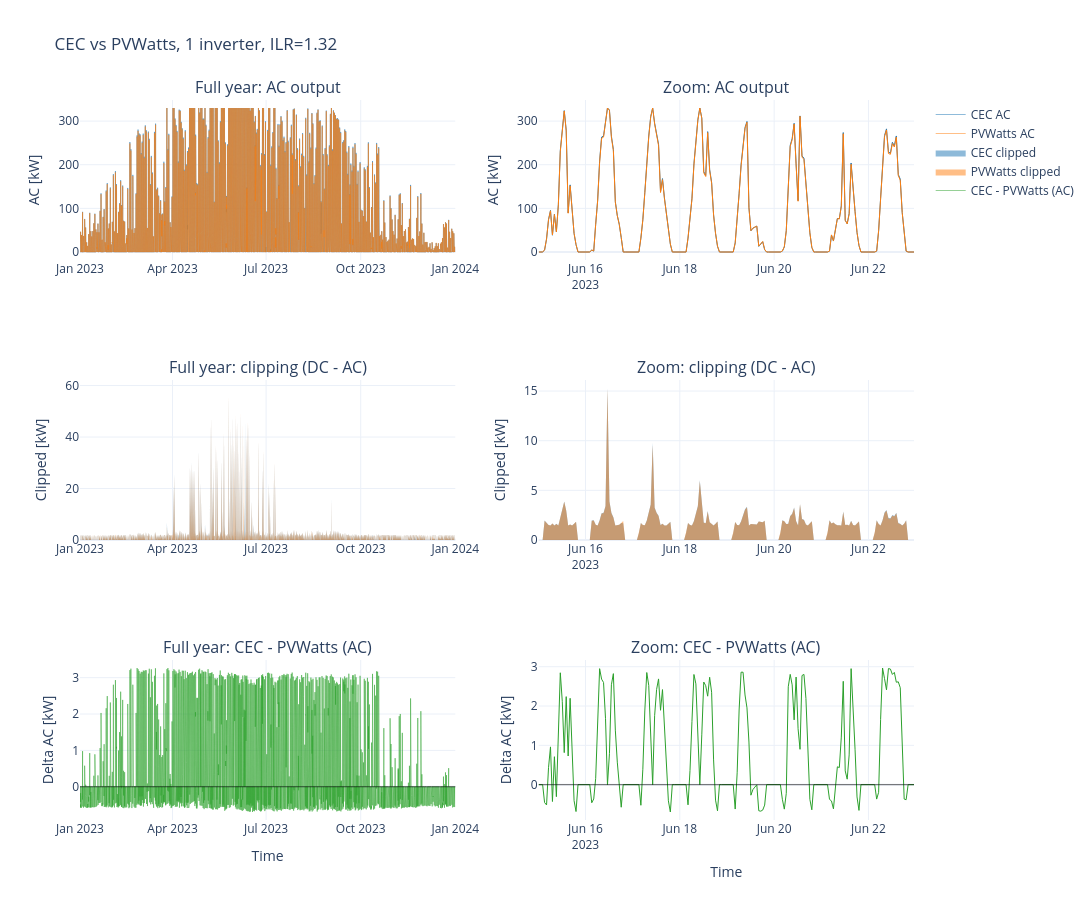

Source (notebook cell):
### Markdown cell above
Check whether the apparently bad fit of the cec parameters means anything by comparing output to the simpler PVWatts model

### Code cell
# PVWatts module parameters
module_params_pvwatts = {
    "pdc0": module["pdc0"],
    "gamma_pdc": module["gamma_pdc"],
}

# PVWatts inverter parameters
inverter_parameters = {
    "pdc0": inverter["pac0"] / inverter["eta_inv_nom"],
    "eta_inv_nom": inverter["eta_inv_nom"],
}

# Faiman temperature model
temperature_model_parameters = {"u0": 25.0, "u1": 6.84}

system = PVSystem(
    surface_tilt=best_tilt,
    surface_azimuth=best_az,
    module_parameters=module_params_pvwatts,
    inverter_parameters=inverter_parameters,
    temperature_model_parameters=temperature_model_parameters,
    modules_per_string=n_s,
    strings_per_inverter=n_p,
)

location = Location(lat, lon, tz="UTC")

mc_pvwatts = ModelChain(
    system, location,
    aoi_model="no_loss",
    spectral_model="no_loss",
    dc_model="pvwatts",
    ac_model="pvwatts",
    temperature_model="faiman",
    losses_model="pvwatts",
)

with np.errstate(invalid="ignore", divide="ignore"):
    mc_pvwatts.run_model_from_effective_irradiance(
        pd.DataFrame({
            "effective_irradiance": effective_irradiance,
            "poa_global": poa_best["poa_global"].clip(lower=0),
            "temp_air": weather["temp_air"],
            "wind_speed": weather["wind_speed"],
        })
    )

# One inverter block
dc_block = mc_pvwatts.results.dc.clip(lower=0)
ac_block = mc_pvwatts.results.ac.clip(lower=0)

# Scale to plant
p_dc_block = n_s * n_p * module["pdc0"]
n_inverters = max(1, int(round((ilr * inverter["pac0"]) / p_dc_block)))

dc_plant_pvwatts = n_inverters * dc_block
ac_plant_pvwatts = n_inverters * ac_block

cec_dc = dc_plant.copy()
cec_ac = ac_plant.copy()
pw_dc  = dc_plant_pvwatts.copy()
pw_ac  = ac_plant_pvwatts.copy()

summary = pd.DataFrame({
    "Model": ["CEC", "PVWatts"],
    "Annual DC [MWh]": [cec_dc.sum()/1e6, pw_dc.sum()/1e6],
    "Annual AC [MWh]": [cec_ac.sum()/1e6, pw_ac.sum()/1e6],
    "Clipped [MWh]": [
        (cec_dc - cec_ac).clip(lower=0).sum()/1e6,
        (pw_dc  - pw_ac ).clip(lower=0).sum()/1e6,
    ],
    "Max DC [MW]": [cec_dc.max()/1e6, pw_dc.max()/1e6],
    "Max AC [MW]": [cec_ac.max()/1e6, pw_ac.max()/1e6],
})
print(summary.round(2).to_string(index=False))

diff_ac = (cec_ac - pw_ac) / 1e3   # kW
z0, z1 = "2023-06-15", "2023-06-22"

fig = make_subplots(
    rows=3, cols=2,
    subplot_titles=(
        "Full year: AC output", "Zoom: AC output",
        "Full year: clipping (DC - AC)", "Zoom: clipping (DC - AC)",
        "Full year: CEC - PVWatts (AC)", "Zoom: CEC - PVWatts (AC)",
    ),
)

# Row 1: AC in kW
fig.add_trace(go.Scatter(x=cec_ac.index, y=cec_ac/1e3, name="CEC AC",
                         line=dict(width=0.5, color="#1f77b4")), row=1, col=1)
fig.add_trace(go.Scatter(x=pw_ac.index, y=pw_ac/1e3, name="PVWatts AC",
                         line=dict(width=0.5, color="#ff7f0e")), row=1, col=1)
fig.add_trace(go.Scatter(x=cec_ac.loc[z0:z1].index, y=cec_ac.loc[z0:z1]/1e3, name="CEC AC (zoom)",
                         line=dict(width=1.0, color="#1f77b4"), showlegend=False), row=1, col=2)
fig.add_trace(go.Scatter(x=pw_ac.loc[z0:z1].index, y=pw_ac.loc[z0:z1]/1e3, name="PVWatts AC (zoom)",
                         line=dict(width=1.0, color="#ff7f0e"), showlegend=False), row=1, col=2)

# Row 2: clipping in kW
cec_clip = (cec_dc - cec_ac).clip(lower=0) / 1e3
pw_clip  = (pw_dc  - pw_ac ).clip(lower=0) / 1e3
fig.add_trace(go.Scatter(x=cec_clip.index, y=cec_clip, name="CEC clipped",
                         fill="tozeroy", line=dict(width=0, color="rgba(31,119,180,0.4)")), row=2, col=1)
fig.add_trace(go.Scatter(x=pw_clip.index, y=pw_clip, name="PVWatts clipped",
                         fill="tozeroy", line=dict(width=0, color="rgba(255,127,14,0.4)")), row=2, col=1)
fig.add_trace(go.Scatter(x=cec_clip.loc[z0:z1].index, y=cec_clip.loc[z0:z1], name="CEC clipped (zoom)",
                         fill="tozeroy", line=dict(width=0, color="rgba(31,119,180,0.4)"), showlegend=False), row=2, col=2)
fig.add_trace(go.Scatter(x=pw_clip.loc[z0:z1].index, y=pw_clip.loc[z0:z1], name="PVWatts clipped (zoom)",
                         fill="tozeroy", line=dict(width=0, color="rgba(255,127,14,0.4)"), showlegend=False), row=2, col=2)

# Row 3: delta AC in kW
fig.add_trace(go.Scatter(x=diff_ac.index, y=diff_ac, name="CEC - PVWatts (AC)",
                         line=dict(width=0.5, color="#2ca02c")), row=3, col=1)
fig.add_hline(y=0, line=dict(color="black", width=0.6), row=3, col=1)
fig.add_trace(go.Scatter(x=diff_ac.loc[z0:z1].index, y=diff_ac.loc[z0:z1], name="CEC - PVWatts (AC, zoom)",
                         line=dict(width=1.0, color="#2ca02c"), showlegend=False), row=3, col=2)
fig.add_hline(y=0, line=dict(color="black", width=0.6), row=3, col=2)

for c in range(1, 3):
    fig.update_yaxes(title_text="AC [kW]", row=1, col=c)
    fig.update_yaxes(title_text="Clipped [kW]", row=2, col=c)
    fig.update_yaxes(title_text="Delta AC [kW]", row=3, col=c)
    fig.update_xaxes(title_text="Time", row=3, col=c)

fig.update_layout(height=900, width=1400, hovermode="x unified",
                  template="plotly_white",
                  title_text=f"CEC vs PVWatts, {n_inverters} inverter, ILR={ilr_actual:.2f}")
fig.show()

### Figure 1 — Plotly figure (JSON) as saved in the notebook; plotly's stock layout.template omitted (floating-point values rounded to 4 significant figures; data arrays with more than 128 entries replaced by an {"elided": "..."} marker saying what was removed)
{"data": [{"line": {"color": "#1f77b4", "width": 0.5}, "name": "CEC AC", "type": "scatter", "x": {"elided": "8760 str values"}, "xaxis": "x", "y": {"elided": "8760 float values"}, "yaxis": "y"}, {"line": {"color": "#ff7f0e", "width": 0.5}, "name": "PVWatts AC", "type": "scatter", "x": {"elided": "8760 str values"}, "xaxis": "x", "y": {"elided": "8760 float values"}, "yaxis": "y"}, {"line": {"color": "#1f77b4", "width": 1}, "name": "CEC AC (zoom)", "showlegend": false, "type": "scatter", "x": {"elided": "192 str values"}, "xaxis": "x2", "y": {"elided": "192 float values"}, "yaxis": "y2"}, {"line": {"color": "#ff7f0e", "width": 1}, "name": "PVWatts AC (zoom)", "showlegend": false, "type": "scatter", "x": {"elided": "192 str values"}, "xaxis": "x2", "y": {"elided": "192 float values"}, "yaxis": "y2"}, {"fill": "tozeroy", "line": {"color": "rgba(31,119,180,0.4)", "width": 0}, "name": "CEC clipped", "type": "scatter", "x": {"elided": "8760 str values"}, "xaxis": "x3", "y": {"elided": "8760 float values"}, "yaxis": "y3"}, {"fill": "tozeroy", "line": {"color": "rgba(255,127,14,0.4)", "width": 0}, "name": "PVWatts clipped", "type": "scatter", "x": {"elided": "8760 str values"}, "xaxis": "x3", "y": {"elided": "8760 float values"}, "yaxis": "y3"}, {"fill": "tozeroy", "line": {"color": "rgba(31,119,180,0.4)", "width": 0}, "name": "CEC clipped (zoom)", "showlegend": false, "type": "scatter", "x": {"elided": "192 str values"}, "xaxis": "x4", "y": {"elided": "192 float values"}, "yaxis": "y4"}, {"fill": "tozeroy", "line": {"color": "rgba(255,127,14,0.4)", "width": 0}, "name": "PVWatts clipped (zoom)", "showlegend": false, "type": "scatter", "x": {"elided": "192 str values"}, "xaxis": "x4", "y": {"elided": "192 float values"}, "yaxis": "y4"}, {"line": {"color": "#2ca02c", "width": 0.5}, "name": "CEC - PVWatts (AC)", "type": "scatter", "x": {"elided": "8760 str values"}, "xaxis": "x5", "y": {"elided": "8760 float values"}, "yaxis": "y5"}, {"line": {"color": "#2ca02c", "width": 1}, "name": "CEC - PVWatts (AC, zoom)", "showlegend": false, "type": "scatter", "x": {"elided": "192 str values"}, "xaxis": "x6", "y": {"elided": "192 float values"}, "yaxis": "y6"}], "layout": {"annotations": [{"font": {"size": 16}, "showarrow": false, "text": "Full year: AC output", "x": 0.225, "xanchor": "center", "xref": "paper", "y": 1, "yanchor": "bottom", "yref": "paper"}, {"font": {"size": 16}, "showarrow": false, "text": "Zoom: AC output", "x": 0.775, "xanchor": "center", "xref": "paper", "y": 1, "yanchor": "bottom", "yref": "paper"}, {"font": {"size": 16}, "showarrow": false, "text": "Full year: clipping (DC - AC)", "x": 0.225, "xanchor": "center", "xref": "paper", "y": 0.6111, "yanchor": "bottom", "yref": "paper"}, {"font": {"size": 16}, "showarrow": false, "text": "Zoom: clipping (DC - AC)", "x": 0.775, "xanchor": "center", "xref": "paper", "y": 0.6111, "yanchor": "bottom", "yref": "paper"}, {"font": {"size": 16}, "showarrow": false, "text": "Full year: CEC - PVWatts (AC)", "x": 0.225, "xanchor": "center", "xref": "paper", "y": 0.2222, "yanchor": "bottom", "yref": "paper"}, {"font": {"size": 16}, "showarrow": false, "text": "Zoom: CEC - PVWatts (AC)", "x": 0.775, "xanchor": "center", "xref": "paper", "y": 0.2222, "yanchor": "bottom", "yref": "paper"}], "height": 900, "hovermode": "x unified", "shapes": [{"line": {"color": "black", "width": 0.6}, "type": "line", "x0": 0, "x1": 1, "xref": "x5 domain", "y0": 0, "y1": 0, "yref": "y5"}, {"line": {"color": "black", "width": 0.6}, "type": "line", "x0": 0, "x1": 1, "xref": "x6 domain", "y0": 0, "y1": 0, "yref": "y6"}], "title": {"text": "CEC vs PVWatts, 1 inverter, ILR=1.32"}, "width": 1400, "xaxis": {"anchor": "y", "domain": [0, 0.45]}, "xaxis2": {"anchor": "y2", "domain": [0.55, 1]}, "xaxis3": {"anchor": "y3", "domain": [0, 0.45]}, "xaxis4": {"anchor": "y4", "domain": [0.55, 1]}, "xaxis5": {"anchor": "y5", "domain": [0, 0.45], "title": {"text": "Time"}}, "xaxis6": {"anchor": "y6", "domain": [0.55, 1], "title": {"text": "Time"}}, "yaxis": {"anchor": "x", "domain": [0.7778, 1], "title": {"text": "AC [kW]"}}, "yaxis2": {"anchor": "x2", "domain": [0.7778, 1], "title": {"text": "AC [kW]"}}, "yaxis3": {"anchor": "x3", "domain": [0.3889, 0.6111], "title": {"text": "Clipped [kW]"}}, "yaxis4": {"anchor": "x4", "domain": [0.3889, 0.6111], "title": {"text": "Clipped [kW]"}}, "yaxis5": {"anchor": "x5", "domain": [0, 0.2222], "title": {"text": "Delta AC [kW]"}}, "yaxis6": {"anchor": "x6", "domain": [0, 0.2222], "title": {"text": "Delta AC [kW]"}}}}
